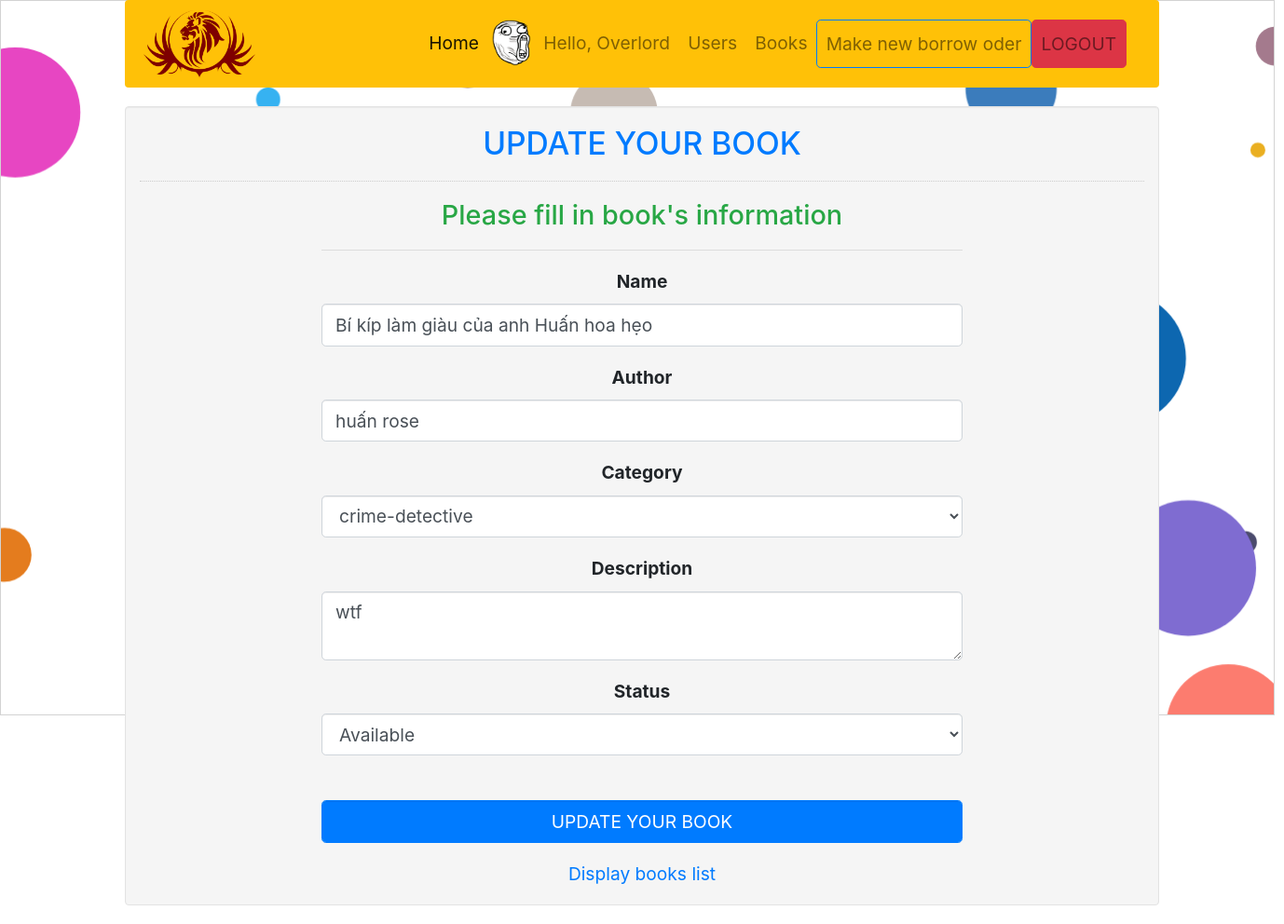
/view/book/updateForm.php?id=121 (signed in), run on the app's committed database.
### tables this page shows
CREATE TABLE `books` (
  `id` int(11) NOT NULL,
  `name` varchar(255) NOT NULL,
  `author` varchar(255) NOT NULL,
  `category` varchar(255) NOT NULL,
  `cover` varchar(255) NOT NULL DEFAULT 'default.jpg',
  `description` varchar(255) NOT NULL,
  `status` int(11) NOT NULL
);

### view/book/updateForm.php (the view, shortened to what this page needs)
<?php
include '../../model/connection/conn.php';
$bookID = $_REQUEST['id'];
$sql = "SELECT * FROM books WHERE `id`='$bookID' ";
$stmt = $conn->query($sql);
$book = $stmt->fetch();
?>
<!DOCTYPE html>
<html lang="en">
<head>
    <link rel="stylesheet" type="text/css" href="../../css/bootstrap.css"/>
    <link href="../../css/style.css" rel="stylesheet">
    <link href="//maxcdn.bootstrapcdn.com/bootstrap/4.1.1/css/bootstrap.min.css" rel="stylesheet" id="bootstrap-css">
</head>
<body>
<?php include "../nav.php"; ?>
<div class="container" style="text-align: center">
    <div class="col-md-12 well" style="display: inline-block">
        <h3 class="text-primary">UPDATE YOUR BOOK</h3>
        <hr style="border-top:1px dotted #ccc;"/>
        <div class="col-md-2"></div>
        <div class="col-md-8">
            <form action="../../model/book/update.php?id=<?php echo $bookID ?>" method="POST">
                <h4 class="text-success">Please fill in book's information</h4>
                <hr style="border-top:1px groovy #000;">
                <div class="form-group">
                    <label>Name</label>
                    <input type="text" class="form-control" name="name" value="<?php echo $book['name'] ?>"/>
                </div>
                <div class="form-group">
                    <label>Author</label>
                    <input type="text" class="form-control" name="author" value="<?php echo $book['author'] ?>"/>
                </div>
                <div class="form-group">
                    <label for="exampleFormControlSelect1">Category</label><select name="category" class="form-control"
                                                                                   id="exampleFormControlSelect1">
                        <option value="<?php echo $book['category'] ?>"
                                selected><?php echo $book['category'] ?></option>
                    </select>
                </div>
                <div class="form-group">
                    <label>Description</label>
                    <textarea class="form-control" name="description"><?php echo $book['description'] ?></textarea>
                </div>
                <div class="form-group">
                    <label>Status</label>
                    <select name="status" class="form-control" id="exampleFormControlSelect1">
                        <option value="1" <?php if ($book['status'] == 1): ?>
                            selected
                        <?php endif ?>>Available
                        </option>
                    </select>
                </div>
                <br/>
                <div class="form-group">
                    <button class="btn btn-primary form-control" name="add">UPDATE YOUR BOOK</button>
                </div>
                <a href="display.php">Display books list</a>
            </form>
        </div>
    </div>
</div>
</body>
</html>

### css/style.css (style rules this page uses)
html { font-family: 'Spartan', serif; font-size: 1.2em; }

### data on the page
books: name "Bí kíp làm giàu của anh Huấn hoa hẹo", author "huấn rose", category "crime-detective", description "wtf", status "Available"

### other printed values
$_SESSION['user']['firstname'] "Overlord"
